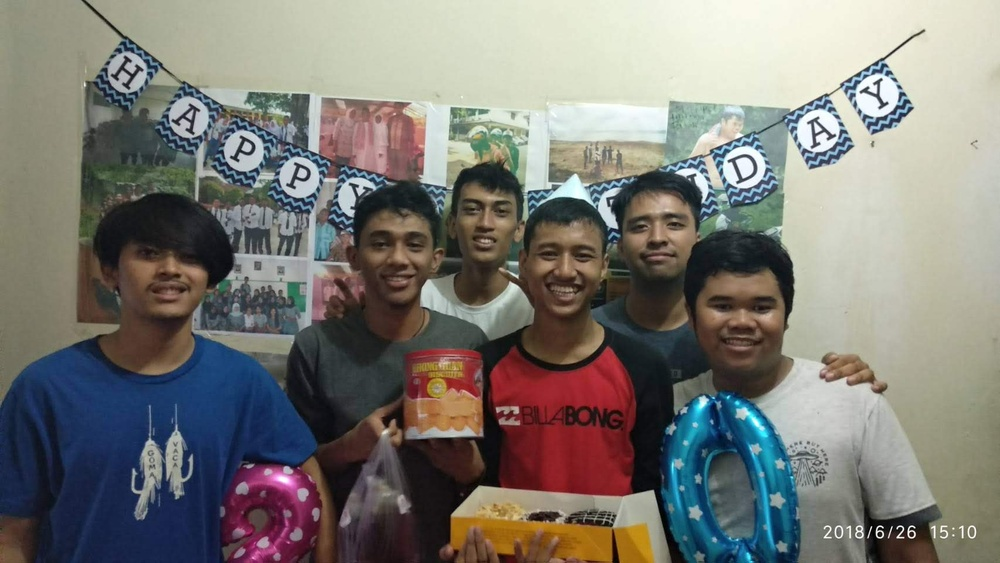
#> input picture gambar.jpg, 1000 x 563 px, shrunk from 1706 x 960 before the run
$ python main.py
#> lines starting #> are read from the running program, lines starting #| are printed output that depends on the picture

import cv2
import os

# Lokasi folder proyek
folder = os.path.dirname(os.path.abspath(__file__))

# Memuat file Haar Cascade dari folder proyek
path_wajah = os.path.join(
    folder, "haarcascade_frontalface_default.xml"
)
path_senyum = os.path.join(
    folder, "haarcascade_smile.xml"
)

cascade_wajah = cv2.CascadeClassifier(path_wajah)
cascade_senyum = cv2.CascadeClassifier(path_senyum)

# Periksa apakah file XML berhasil dibaca
if cascade_wajah.empty():
    raise FileNotFoundError(
        f"File cascade wajah tidak ditemukan: {path_wajah}"
    )

if cascade_senyum.empty():
    raise FileNotFoundError(
        f"File cascade senyum tidak ditemukan: {path_senyum}"
    )

font = cv2.FONT_HERSHEY_SIMPLEX


def detect(gray, frame):
    wajah = cascade_wajah.detectMultiScale(
        gray,
        scaleFactor=1.29,
        minNeighbors=6
    )

    for (x, y, w, h) in wajah:
        cv2.rectangle(
            frame, (x, y), (x + w, y + h),
            (255, 255, 0), 2
        )

        cv2.putText(
            frame, "Wajah", (x, y - 12),
            font, 1, (255, 255, 0), 2
        )

        roi_gray = gray[y:y + h, x:x + w]
        roi_color = frame[y:y + h, x:x + w]

        senyum = cascade_senyum.detectMultiScale(
            roi_gray,
            scaleFactor=1.7,
            minNeighbors=20,
            minSize=(20, 20)
        )

        for (sx, sy, sw, sh) in senyum:
            cv2.rectangle(
                roi_color,
                (sx, sy), (sx + sw, sy + sh),
                (0, 255, 255), 2
            )

            cv2.putText(
                roi_color, "Senyum", (sx, max(sy - 12, 20)),
                font, 0.7, (0, 255, 255), 2
            )

    return frame


# Membaca gambar dari folder proyek
path_gambar = os.path.join(folder, "gambar.jpg")
gambar = cv2.imread(path_gambar)
#> gambar is the input picture: shape (563, 1000, 3); mean B, G, R 116.3, 121.8, 123.7

if gambar is None:
    raise FileNotFoundError(
        f"Gambar tidak ditemukan atau tidak bisa dibaca: {path_gambar}"
    )

# Konversi ke grayscale
ubahKeGray = cv2.cvtColor(gambar, cv2.COLOR_BGR2GRAY)
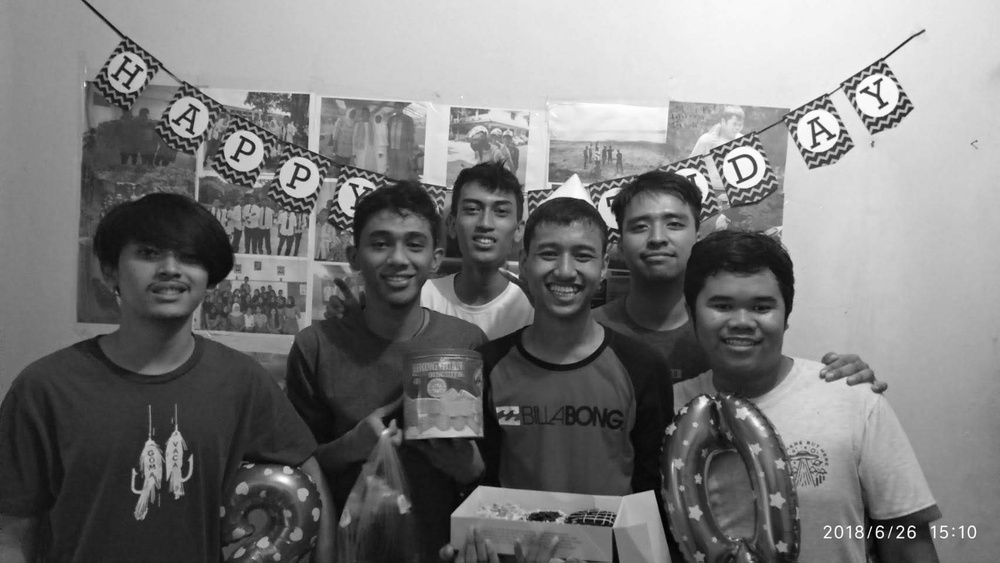
#> ubahKeGray: shape (563, 1000); min 0, max 255, mean 121.7

# Deteksi wajah dan senyum
hasil = detect(ubahKeGray, gambar)
#> in detect, `wajah = cascade_wajah.detectMultiScale( gray, scaleFactor=1.29, minNei..`: wajah = [[448, 180, 77, 77], [615, 189, 89, 89], [352, 207, 94, 94], [519, 218, 93, 93], [690, 266, 104, 104]]
#> the loop in detect, `for (x, y, w, h) in wajah:` made 5 passes
#> pass 1, in detect, `roi_gray = gray[y:y + h, x:x + w]`:
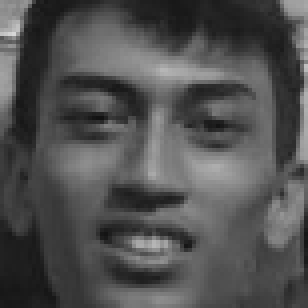
#> roi_gray: shape (77, 77) (shown 4 times larger); min 17, max 215, mean 81
#> pass 1, in detect, `roi_color = frame[y:y + h, x:x + w]`:
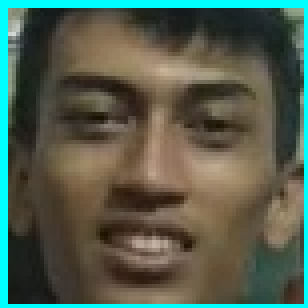
#> roi_color: shape (77, 77, 3) (shown 4 times larger); mean B, G, R 78.3, 93.7, 83.2
#> pass 2, in detect, `roi_color = frame[y:y + h, x:x + w]`:
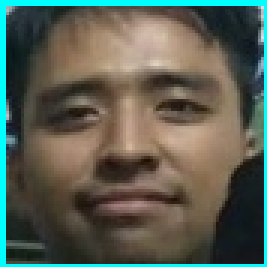
#> roi_color: shape (89, 89, 3) (shown 3 times larger); mean B, G, R 83.2, 95.2, 88.6
#> after the loop in detect, `for (x, y, w, h) in wajah:`:
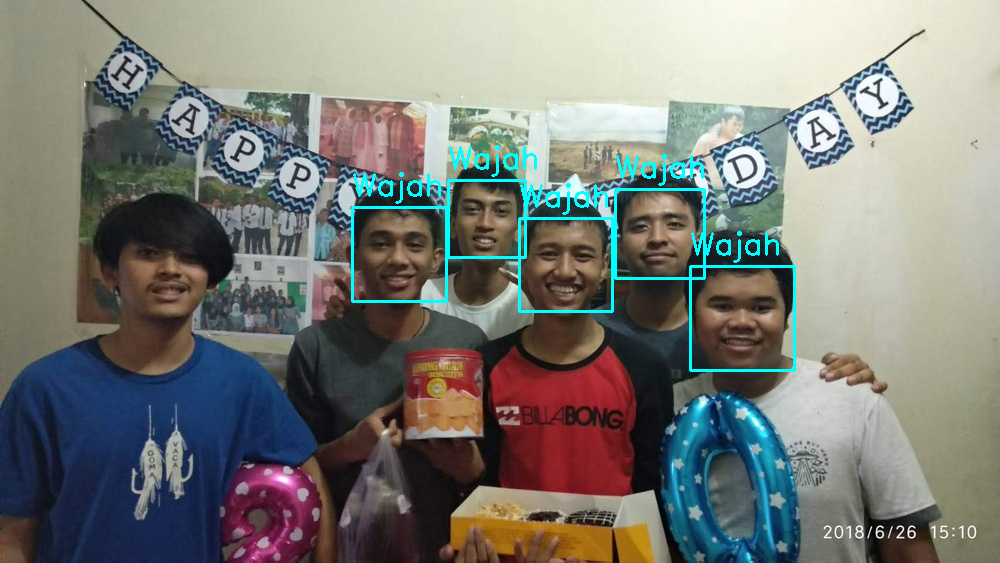
#> frame: shape (563, 1000, 3); mean B, G, R 119, 124.3, 122.4
#> after the loop in detect, `for (x, y, w, h) in wajah:`:
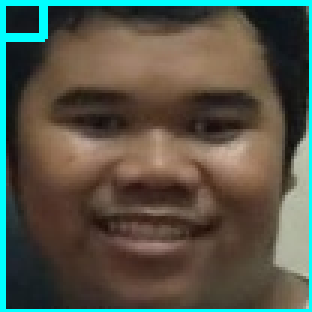
#> roi_color: shape (104, 104, 3) (shown 3 times larger); mean B, G, R 73.1, 85.6, 85.1
#> after the loop in detect, `for (x, y, w, h) in wajah:`:
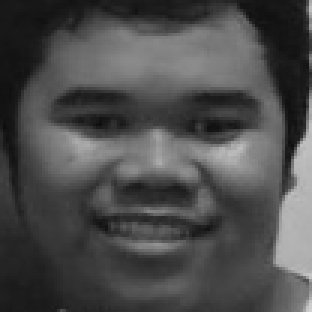
#> roi_gray: shape (104, 104) (shown 3 times larger); min 13, max 208, mean 76.1

# Tampilkan hasil
cv2.imshow("Deteksi Wajah dan Senyum", hasil)
cv2.waitKey(0)
cv2.destroyAllWindows()
